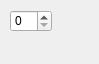
<?xml version="1.0" encoding="UTF-8"?>
<ui version="4.0">
 <class>EffectsWidget</class>
 <widget class="QWidget" name="EffectsWidget">
  <property name="geometry">
   <rect>
    <x>0</x>
    <y>0</y>
    <width>99</width>
    <height>64</height>
   </rect>
  </property>
  <property name="windowTitle">
   <string>Form</string>
  </property>
  <widget class="QSpinBox" name="spinBox">
   <property name="geometry">
    <rect>
     <x>10</x>
     <y>10</y>
     <width>42</width>
     <height>22</height>
    </rect>
   </property>
  </widget>
 </widget>
 <resources/>
 <connections/>
</ui>
